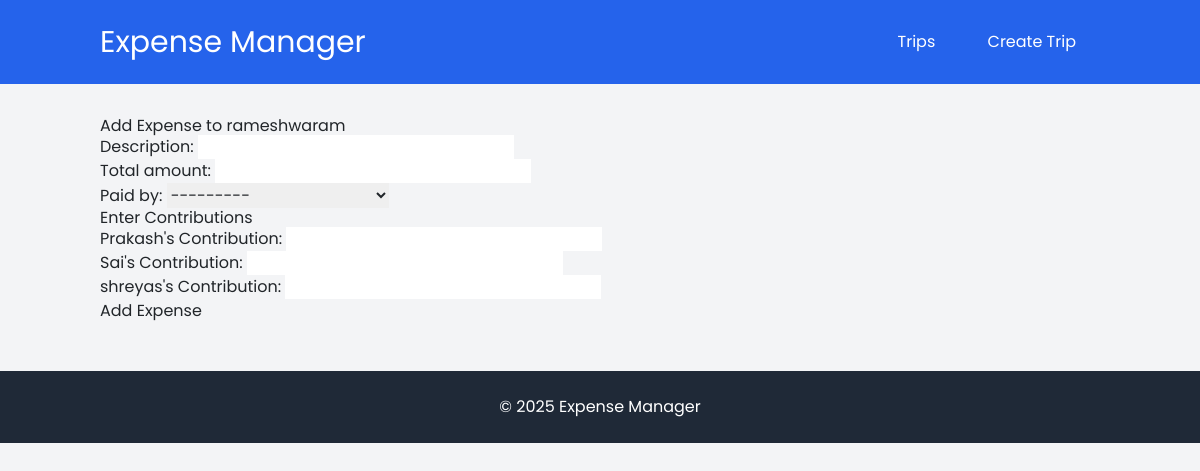
/1/add_expense/, run on the app's committed database.
### expenses/models.py (models this page shows, shortened)
class Trip(models.Model):
    id = models.AutoField(primary_key=True)  # Explicitly defining the primary key
    name = models.CharField(max_length=100)
    created_at = models.DateTimeField(auto_now_add=True)

class Participant(models.Model):
    id = models.AutoField(primary_key=True)  # Explicitly defining the primary key
    trip = models.ForeignKey(Trip, on_delete=models.CASCADE, related_name="participants")
    name = models.CharField(max_length=100)
    def __str__(self):
        return f"{self.name} ({self.trip.name})"

### expenses/views.py (the view)
# urls.py: path('<int:trip_id>/add_expense/', views.add_expense, name='add_expense'),
def add_expense(request, trip_id):
    trip = get_object_or_404(Trip, id=trip_id)
    if request.method == 'POST':
        form = ExpenseForm(request.POST)
        if form.is_valid():
            expense = form.save(commit=False)
            expense.trip = trip
            expense.save()
            cleaned_data = form.cleaned_data
            contribution = cleaned_data['total_amount']
            paid_by = cleaned_data['paid_by']  # The participant who paid for the expense
            participant_name = paid_by.name
            participant = trip.participants.filter(name=participant_name).first()
            Contribution.objects.create(
                expense=expense,           # Expense object you already have
                participant=participant,   # The participant object filtered by name
                amount=float(contribution)  # Amount contributed by the participant
            )
            return redirect('trip_detail', trip_id=trip.id)
    else:
        form = ExpenseForm()
    return render(request, 'expenses/add_expense.html', {'form': form, 'trip': trip})

### expenses/forms.py
class ExpenseForm(forms.ModelForm):
    class Meta:
        model = Expense
        fields = ['description', 'total_amount', 'paid_by']

### expenses/templates/expenses/add_expense.html (shortened to what this page needs)
{% extends 'expenses/base.html' %}
{% block content %}
<h1>Add Expense to {{ trip.name }}</h1>
<form method="post">
    {{ form.as_p }}
    <h2>Enter Contributions</h2>
    {% for participant in trip.participants.all %}
        <div>
            <label>{{ participant.name }}'s Contribution:</label>
            <input type="number" name="contribution" step="0.01" min="0" required>
        </div>
    {% endfor %}
    <button type="submit">Add Expense</button>
</form>
{% endblock %}

### expenses/templates/expenses/base.html (style rules this page uses)
body { font-family: 'Poppins', sans-serif; }

### data on the page
Trip: name "rameshwaram"
Participant: name "Prakash"
Participant: name "Sai"
Participant: name "shreyas"
